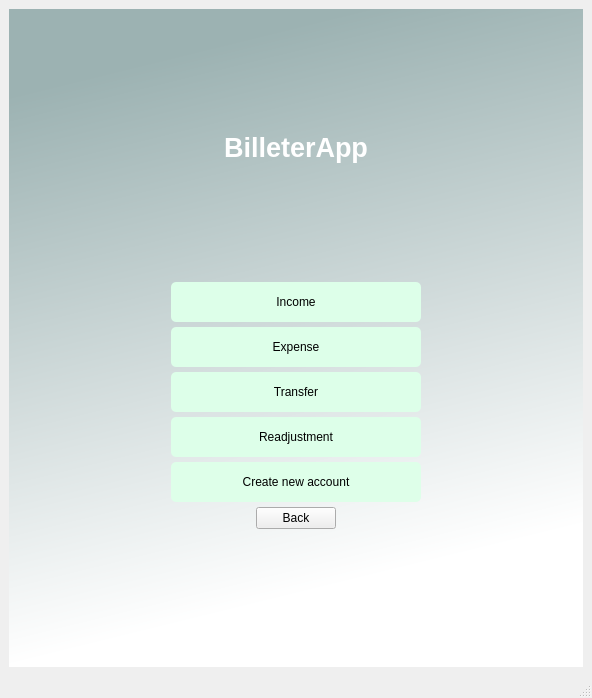
<?xml version="1.0" encoding="UTF-8"?>
<ui version="4.0">
 <class>MainWindow</class>
 <widget class="QMainWindow" name="MainWindow">
  <property name="geometry">
   <rect>
    <x>0</x>
    <y>0</y>
    <width>592</width>
    <height>698</height>
   </rect>
  </property>
  <property name="windowTitle">
   <string>MainWindow</string>
  </property>
  <property name="windowOpacity">
   <double>1.000000000000000</double>
  </property>
  <widget class="QWidget" name="centralwidget">
   <layout class="QHBoxLayout" name="horizontalLayout">
    <item>
     <widget class="QWidget" name="verticalWidget" native="true">
      <property name="styleSheet">
       <string notr="true">QWidget#verticalWidget{
background-color:qlineargradient(spread:pad, x1:0, y1:0, x2:0.207, y2:0.954545, stop:0.132159 rgba(156, 178, 178, 255), stop:1 rgba(255, 255, 255, 255))}</string>
      </property>
      <layout class="QHBoxLayout" name="horizontalLayout_3">
       <item>
        <layout class="QVBoxLayout" name="verticalLayout_2">
         <property name="spacing">
          <number>5</number>
         </property>
         <item>
          <spacer name="Upper_verticalSpacer">
           <property name="orientation">
            <enum>Qt::Vertical</enum>
           </property>
           <property name="sizeHint" stdset="0">
            <size>
             <width>20</width>
             <height>40</height>
            </size>
           </property>
          </spacer>
         </item>
         <item>
          <layout class="QHBoxLayout" name="horizontalLayout_2">
           <item>
            <widget class="QLabel" name="label">
             <property name="text">
              <string>&lt;html&gt;&lt;head/&gt;&lt;body&gt;&lt;p align=&quot;center&quot;&gt;&lt;span style=&quot; font-size:20pt; font-weight:600; color:#ffffff;&quot;&gt;BilleterApp&lt;/span&gt;&lt;/p&gt;&lt;/body&gt;&lt;/html&gt;</string>
             </property>
            </widget>
           </item>
          </layout>
         </item>
         <item>
          <spacer name="Middle_verticalSpacer">
           <property name="orientation">
            <enum>Qt::Vertical</enum>
           </property>
           <property name="sizeHint" stdset="0">
            <size>
             <width>20</width>
             <height>40</height>
            </size>
           </property>
          </spacer>
         </item>
         <item>
          <layout class="QHBoxLayout" name="horizontalLayout_4">
           <item>
            <spacer name="horizontalSpacer">
             <property name="orientation">
              <enum>Qt::Horizontal</enum>
             </property>
             <property name="sizeHint" stdset="0">
              <size>
               <width>40</width>
               <height>20</height>
              </size>
             </property>
            </spacer>
           </item>
           <item>
            <widget class="QPushButton" name="income_button">
             <property name="minimumSize">
              <size>
               <width>250</width>
               <height>40</height>
              </size>
             </property>
             <property name="cursor">
              <cursorShape>PointingHandCursor</cursorShape>
             </property>
             <property name="styleSheet">
              <string notr="true">border-radius:5px;
background-color:rgb(221, 255, 233);</string>
             </property>
             <property name="text">
              <string>Income</string>
             </property>
             <property name="autoDefault">
              <bool>true</bool>
             </property>
            </widget>
           </item>
           <item>
            <spacer name="horizontalSpacer_2">
             <property name="orientation">
              <enum>Qt::Horizontal</enum>
             </property>
             <property name="sizeHint" stdset="0">
              <size>
               <width>40</width>
               <height>20</height>
              </size>
             </property>
            </spacer>
           </item>
          </layout>
         </item>
         <item>
          <layout class="QHBoxLayout" name="horizontalLayout_5">
           <item>
            <spacer name="horizontalSpacer_3">
             <property name="orientation">
              <enum>Qt::Horizontal</enum>
             </property>
             <property name="sizeHint" stdset="0">
              <size>
               <width>40</width>
               <height>20</height>
              </size>
             </property>
            </spacer>
           </item>
           <item>
            <widget class="QPushButton" name="expense_button">
             <property name="minimumSize">
              <size>
               <width>250</width>
               <height>40</height>
              </size>
             </property>
             <property name="cursor">
              <cursorShape>PointingHandCursor</cursorShape>
             </property>
             <property name="focusPolicy">
              <enum>Qt::StrongFocus</enum>
             </property>
             <property name="styleSheet">
              <string notr="true">border-radius:5px;
background-color:rgb(221, 255, 233);</string>
             </property>
             <property name="text">
              <string>Expense</string>
             </property>
             <property name="autoDefault">
              <bool>true</bool>
             </property>
            </widget>
           </item>
           <item>
            <spacer name="horizontalSpacer_4">
             <property name="orientation">
              <enum>Qt::Horizontal</enum>
             </property>
             <property name="sizeHint" stdset="0">
              <size>
               <width>40</width>
               <height>20</height>
              </size>
             </property>
            </spacer>
           </item>
          </layout>
         </item>
         <item>
          <layout class="QHBoxLayout" name="horizontalLayout_6">
           <item>
            <spacer name="horizontalSpacer_5">
             <property name="orientation">
              <enum>Qt::Horizontal</enum>
             </property>
             <property name="sizeHint" stdset="0">
              <size>
               <width>40</width>
               <height>20</height>
              </size>
             </property>
            </spacer>
           </item>
           <item>
            <widget class="QPushButton" name="transfer_button">
             <property name="minimumSize">
              <size>
               <width>250</width>
               <height>40</height>
              </size>
             </property>
             <property name="cursor">
              <cursorShape>PointingHandCursor</cursorShape>
             </property>
             <property name="styleSheet">
              <string notr="true">border-radius:5px;
background-color:rgb(221, 255, 233);</string>
             </property>
             <property name="text">
              <string>Transfer</string>
             </property>
             <property name="autoDefault">
              <bool>true</bool>
             </property>
            </widget>
           </item>
           <item>
            <spacer name="horizontalSpacer_6">
             <property name="orientation">
              <enum>Qt::Horizontal</enum>
             </property>
             <property name="sizeHint" stdset="0">
              <size>
               <width>40</width>
               <height>20</height>
              </size>
             </property>
            </spacer>
           </item>
          </layout>
         </item>
         <item>
          <layout class="QHBoxLayout" name="horizontalLayout_7">
           <item>
            <spacer name="horizontalSpacer_7">
             <property name="orientation">
              <enum>Qt::Horizontal</enum>
             </property>
             <property name="sizeHint" stdset="0">
              <size>
               <width>40</width>
               <height>20</height>
              </size>
             </property>
            </spacer>
           </item>
           <item>
            <widget class="QPushButton" name="readjustment_button">
             <property name="minimumSize">
              <size>
               <width>250</width>
               <height>40</height>
              </size>
             </property>
             <property name="cursor">
              <cursorShape>PointingHandCursor</cursorShape>
             </property>
             <property name="styleSheet">
              <string notr="true">border-radius:5px;
background-color:rgb(221, 255, 233);</string>
             </property>
             <property name="text">
              <string>Readjustment</string>
             </property>
             <property name="autoDefault">
              <bool>true</bool>
             </property>
            </widget>
           </item>
           <item>
            <spacer name="horizontalSpacer_8">
             <property name="orientation">
              <enum>Qt::Horizontal</enum>
             </property>
             <property name="sizeHint" stdset="0">
              <size>
               <width>40</width>
               <height>20</height>
              </size>
             </property>
            </spacer>
           </item>
          </layout>
         </item>
         <item>
          <layout class="QHBoxLayout" name="horizontalLayout_8">
           <item>
            <spacer name="horizontalSpacer_9">
             <property name="orientation">
              <enum>Qt::Horizontal</enum>
             </property>
             <property name="sizeHint" stdset="0">
              <size>
               <width>40</width>
               <height>20</height>
              </size>
             </property>
            </spacer>
           </item>
           <item>
            <widget class="QPushButton" name="create_new_account_button">
             <property name="minimumSize">
              <size>
               <width>250</width>
               <height>40</height>
              </size>
             </property>
             <property name="cursor">
              <cursorShape>PointingHandCursor</cursorShape>
             </property>
             <property name="styleSheet">
              <string notr="true">border-radius:5px;
background-color:rgb(222, 255, 233);</string>
             </property>
             <property name="text">
              <string>Create new account</string>
             </property>
             <property name="autoDefault">
              <bool>true</bool>
             </property>
            </widget>
           </item>
           <item>
            <spacer name="horizontalSpacer_10">
             <property name="orientation">
              <enum>Qt::Horizontal</enum>
             </property>
             <property name="sizeHint" stdset="0">
              <size>
               <width>40</width>
               <height>20</height>
              </size>
             </property>
            </spacer>
           </item>
          </layout>
         </item>
         <item>
          <layout class="QHBoxLayout" name="horizontalLayout_9">
           <item>
            <spacer name="horizontalSpacer_11">
             <property name="orientation">
              <enum>Qt::Horizontal</enum>
             </property>
             <property name="sizeHint" stdset="0">
              <size>
               <width>40</width>
               <height>20</height>
              </size>
             </property>
            </spacer>
           </item>
           <item>
            <widget class="QPushButton" name="back_button">
             <property name="text">
              <string>Back</string>
             </property>
             <property name="autoDefault">
              <bool>true</bool>
             </property>
            </widget>
           </item>
           <item>
            <spacer name="horizontalSpacer_12">
             <property name="orientation">
              <enum>Qt::Horizontal</enum>
             </property>
             <property name="sizeHint" stdset="0">
              <size>
               <width>40</width>
               <height>20</height>
              </size>
             </property>
            </spacer>
           </item>
          </layout>
         </item>
         <item>
          <spacer name="Lower_verticalSpacer">
           <property name="orientation">
            <enum>Qt::Vertical</enum>
           </property>
           <property name="sizeHint" stdset="0">
            <size>
             <width>20</width>
             <height>40</height>
            </size>
           </property>
          </spacer>
         </item>
         <item>
          <widget class="QLabel" name="login_label">
           <property name="maximumSize">
            <size>
             <width>16777215</width>
             <height>15</height>
            </size>
           </property>
           <property name="font">
            <font>
             <pointsize>7</pointsize>
             <italic>true</italic>
            </font>
           </property>
           <property name="text">
            <string/>
           </property>
          </widget>
         </item>
        </layout>
       </item>
      </layout>
     </widget>
    </item>
   </layout>
  </widget>
  <widget class="QMenuBar" name="menubar">
   <property name="geometry">
    <rect>
     <x>0</x>
     <y>0</y>
     <width>592</width>
     <height>26</height>
    </rect>
   </property>
  </widget>
  <widget class="QStatusBar" name="statusbar"/>
 </widget>
 <resources/>
 <connections/>
</ui>
